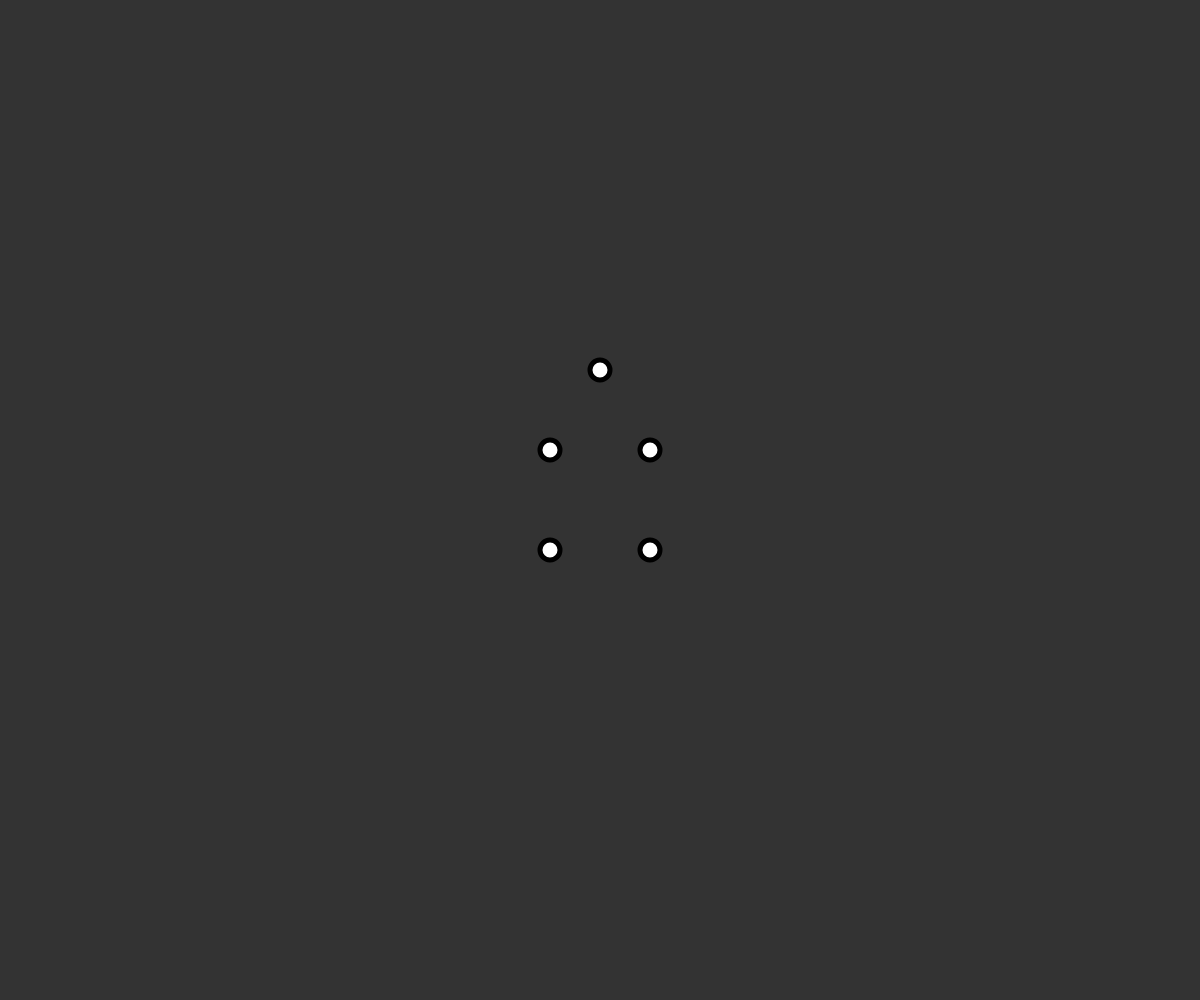
Frame 1 (no input)
Frame 60 (no input): identical to frame 1, image omitted
Frame 120 (the mouse pressed at the canvas centre since frame 60): identical to frame 1, image omitted

The p5.js sketch that drew this single still picture (run headless with seeded random() and noise() and a simulated clock; from frame 60 on, the mouse is pressed at the canvas centre):

// p5.js sketch
// ── sketch.js
var radi = 10;
var alleKreise = new Array(5);
var alleLinien = [];

var aktuelleLinie = [null,null,null,null];

function setup() {
  createCanvas(windowWidth,windowHeight);
  background(51);
  
  translate(width/2,height/2);
  alleKreise[0] = new kreis(0,-130);
  alleKreise[1] = new kreis(-50,50);
  alleKreise[2] = new kreis(50,50);
  alleKreise[3] = new kreis(-50,-50);
  alleKreise[4] = new kreis(50,-50);
}

function draw() {
  translate(width/2,height/2);
  strokeWeight(5);
  background(51);
  
  if (aktuelleLinie[0] != null && aktuelleLinie[1] != null){
    line(aktuelleLinie[0],aktuelleLinie[1],mouseX-width/2,mouseY-height/2);
  }
  //----------------------------------
  for (var i = 0; i < alleKreise.length; i++){
    alleKreise[i].zeichneSelbst();
  }
  //-------------------------------
  for(var i = 0; i < alleLinien.length; i++){
    alleLinien[i].zeichneSelbst();
  }
}

function mouseClicked(){
  for(var i = 0; i < alleKreise.length; i++){
    alleKreise[i].checkClick();
  }
}

function kreis(x,y){
  this.x = x;
  this.y = y;
  
  this.zeichneSelbst = function(){
    ellipse(this.x,this.y,radi*2);
    fill(255);
  }
  
  this.checkClick = function(){
    if (mouseX > this.x-radi+width/2 && mouseX < this.x+radi+width/2 && mouseY > this.y-radi+height/2 && mouseY < this.y+radi+height/2){
      if (aktuelleLinie[0] == null && aktuelleLinie[1] == null){
        aktuelleLinie[0] = this.x;
        aktuelleLinie[1] = this.y;
      } else {
        aktuelleLinie[2] = this.x;
        aktuelleLinie[3] = this.y;
        alleLinien.push(new linie(aktuelleLinie[0],aktuelleLinie[1],aktuelleLinie[2],aktuelleLinie[3]));
        
        aktuelleLinie[0] = this.x;
        aktuelleLinie[1] = this.y;
        aktuelleLinie[2] = null;
        aktuelleLinie[3] = null;
      }
      
    }
  }
}

function linie(x1,y1,x2,y2){
  this.x1 = x1;
  this.y1 = y1;
  this.x2 = x2;
  this.y2 = y2;
  
  this.zeichneSelbst = function(){
    line(this.x1,this.y1,this.x2,this.y2);
    fill(255);
  }
}

function keyTyped(){
  if (key == 'r'){
    alleLinien = [];
    aktuelleLinie = [null,null,null,null];
  }
}

function windowResized(){
  resizeCanvas(windowWidth,windowHeight);
}
